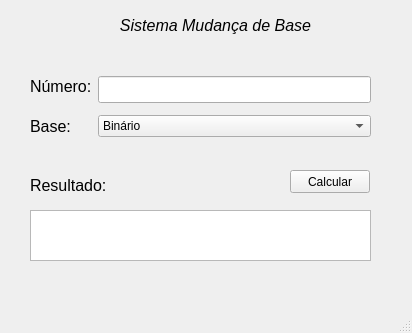
<?xml version="1.0" encoding="UTF-8"?>
<ui version="4.0">
 <class>MainWindow</class>
 <widget class="QMainWindow" name="MainWindow">
  <property name="geometry">
   <rect>
    <x>0</x>
    <y>0</y>
    <width>412</width>
    <height>333</height>
   </rect>
  </property>
  <property name="windowTitle">
   <string>MainWindow</string>
  </property>
  <widget class="QWidget" name="centralwidget">
   <widget class="QLabel" name="label">
    <property name="geometry">
     <rect>
      <x>100</x>
      <y>10</y>
      <width>231</width>
      <height>31</height>
     </rect>
    </property>
    <property name="text">
     <string>&lt;html&gt;&lt;head/&gt;&lt;body&gt;&lt;p align=&quot;center&quot;&gt;&lt;span style=&quot; font-size:12pt; font-style:italic;&quot;&gt;Sistema Mudança de Base&lt;/span&gt;&lt;/p&gt;&lt;/body&gt;&lt;/html&gt;</string>
    </property>
   </widget>
   <widget class="QLabel" name="label_4">
    <property name="geometry">
     <rect>
      <x>30</x>
      <y>170</y>
      <width>101</width>
      <height>31</height>
     </rect>
    </property>
    <property name="text">
     <string>&lt;html&gt;&lt;head/&gt;&lt;body&gt;&lt;p&gt;&lt;span style=&quot; font-size:12pt;&quot;&gt;Resultado:&lt;/span&gt;&lt;/p&gt;&lt;/body&gt;&lt;/html&gt;</string>
    </property>
   </widget>
   <widget class="QTextEdit" name="textEditResultado">
    <property name="geometry">
     <rect>
      <x>30</x>
      <y>210</y>
      <width>341</width>
      <height>51</height>
     </rect>
    </property>
    <property name="font">
     <font>
      <pointsize>14</pointsize>
     </font>
    </property>
   </widget>
   <widget class="QPushButton" name="pushButtonCalcular">
    <property name="geometry">
     <rect>
      <x>290</x>
      <y>170</y>
      <width>80</width>
      <height>23</height>
     </rect>
    </property>
    <property name="text">
     <string>Calcular</string>
    </property>
   </widget>
   <widget class="QWidget" name="layoutWidget">
    <property name="geometry">
     <rect>
      <x>30</x>
      <y>70</y>
      <width>341</width>
      <height>74</height>
     </rect>
    </property>
    <layout class="QHBoxLayout" name="horizontalLayout">
     <item>
      <layout class="QVBoxLayout" name="verticalLayout">
       <item>
        <widget class="QLabel" name="label_2">
         <property name="text">
          <string>&lt;html&gt;&lt;head/&gt;&lt;body&gt;&lt;p&gt;&lt;span style=&quot; font-size:12pt;&quot;&gt;Número:&lt;/span&gt;&lt;/p&gt;&lt;/body&gt;&lt;/html&gt;</string>
         </property>
        </widget>
       </item>
       <item>
        <widget class="QLabel" name="label_3">
         <property name="text">
          <string>&lt;html&gt;&lt;head/&gt;&lt;body&gt;&lt;p&gt;&lt;span style=&quot; font-size:12pt;&quot;&gt;Base:&lt;/span&gt;&lt;/p&gt;&lt;/body&gt;&lt;/html&gt;</string>
         </property>
        </widget>
       </item>
      </layout>
     </item>
     <item>
      <layout class="QVBoxLayout" name="verticalLayout_2">
       <item>
        <widget class="QLineEdit" name="lineEditEntradaNumero">
         <property name="font">
          <font>
           <pointsize>12</pointsize>
          </font>
         </property>
        </widget>
       </item>
       <item>
        <widget class="QComboBox" name="comboBox">
         <item>
          <property name="text">
           <string>Binário</string>
          </property>
         </item>
         <item>
          <property name="text">
           <string>Octal</string>
          </property>
         </item>
         <item>
          <property name="text">
           <string>Hexadecimal</string>
          </property>
         </item>
        </widget>
       </item>
      </layout>
     </item>
    </layout>
   </widget>
  </widget>
  <widget class="QMenuBar" name="menubar">
   <property name="geometry">
    <rect>
     <x>0</x>
     <y>0</y>
     <width>412</width>
     <height>25</height>
    </rect>
   </property>
  </widget>
  <widget class="QStatusBar" name="statusbar"/>
 </widget>
 <resources/>
 <connections/>
</ui>
